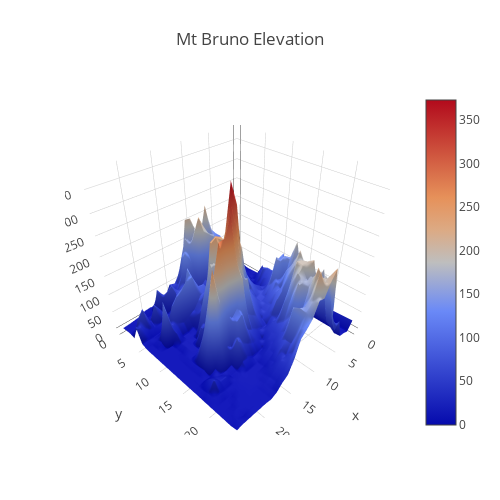

The notebook cell saved with this chart:
### Code cell
import pandas as pd

# Read data from a csv
z_data = pd.read_csv('https://raw.githubusercontent.com/plotly/datasets/master/api_docs/mt_bruno_elevation.csv')

data = [
    go.Surface(
        z=z_data.as_matrix()
    )
]
layout = go.Layout(
    title='Mt Bruno Elevation',
    autosize=False,
    width=500,
    height=500,
    margin=dict(
        l=65,
        r=50,
        b=65,
        t=90
    )
)
fig = go.Figure(data=data, layout=layout)
plotly.offline.iplot(fig, filename='elevations-3d-surface')

### Figure 1 — Plotly figure (JSON) as saved in the notebook; plotly's stock layout.template omitted (floating-point values rounded to 4 significant figures; data arrays with more than 128 entries replaced by an {"elided": "..."} marker saying what was removed)
{"data": [{"type": "surface", "uid": "dcce2c8b-7263-4600-8177-b2a7107d1b53", "z": {"elided": "25x25 float values"}}], "layout": {"autosize": false, "height": 500, "margin": {"b": 65, "l": 65, "r": 50, "t": 90}, "title": {"text": "Mt Bruno Elevation"}, "width": 500}}
